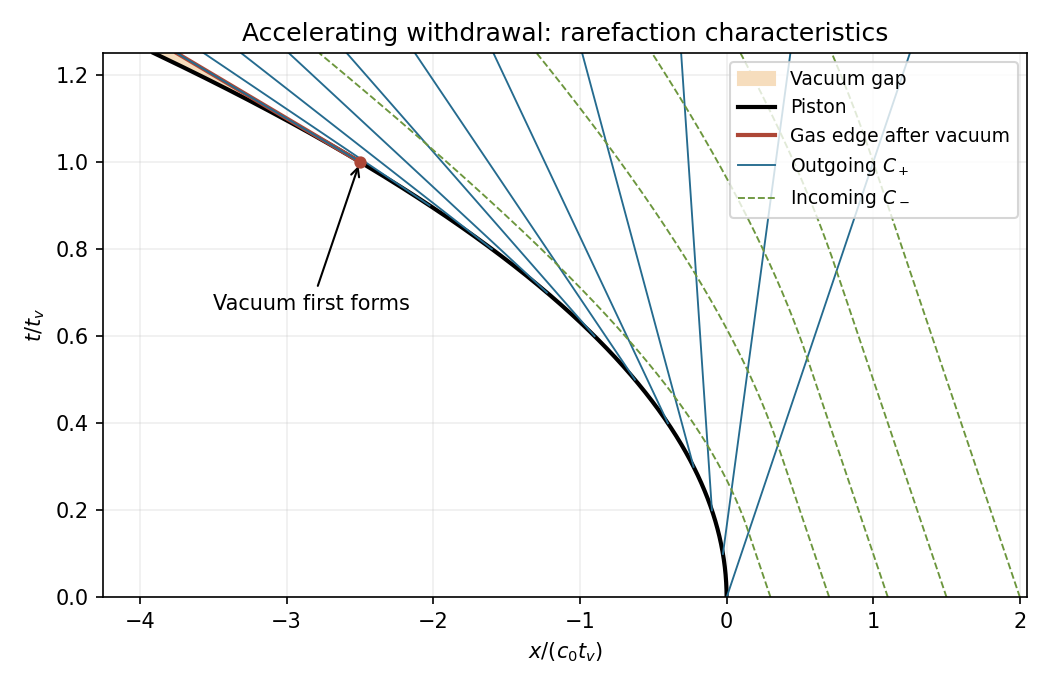

The script that saved this image:
"""Original gas characteristics; Python 3.14, matplotlib 3.10.7, numpy 2.3.5.
Writes basename to caller CWD; preserves MPLCONFIGDIR. Example gamma=1.4.
"""
from pathlib import Path
import matplotlib
matplotlib.use('Agg')
import matplotlib.pyplot as plt
import numpy as np

def minus_speed(t,x):
    if x>=t:return -1.
    disc=max(0.,(1+6*t)**2-14*(t-x))
    tau=((1+6*t)-np.sqrt(disc))/7
    return -1-4*min(1.,max(0.,tau))

fig,ax=plt.subplots(figsize=(7,4.6),facecolor='white')
t=np.linspace(0,1.25,500);piston=-2.5*t*t;edge=np.where(t<=1,piston,-2.5-5*(t-1))
ax.fill_betweenx(t,piston,edge,where=t>=1,color='#f6ddbd',label='Vacuum gap')
ax.plot(piston,t,color='black',lw=2,label='Piston')
ax.plot(edge[t>=1],t[t>=1],color='#ad4737',lw=2,label='Gas edge after vacuum')
for j,tau in enumerate(np.linspace(0,1,11)):
    tt=np.linspace(tau,1.25,160);xx=-2.5*tau*tau+(1-6*tau)*(tt-tau)
    ax.plot(xx,tt,color='#256b8f',lw=.9,label=r'Outgoing $C_+$' if j==0 else None)
for j,x0 in enumerate([.3,.7,1.1,1.5,2.]):
    tt=np.linspace(0,1.25,1400);xs=np.empty_like(tt);xs[0]=x0
    for i in range(len(tt)-1):
        h=tt[i+1]-tt[i];s=tt[i];x=xs[i]
        k1=minus_speed(s,x);k2=minus_speed(s+h/2,x+h*k1/2);k3=minus_speed(s+h/2,x+h*k2/2);k4=minus_speed(s+h,x+h*k3)
        xs[i+1]=x+h*(k1+2*k2+2*k3+k4)/6
    ax.plot(xs,tt,'--',color='#6c963d',lw=.9,label=r'Incoming $C_-$' if j==0 else None)
ax.scatter([-2.5],[1],color='#ad4737',s=24,zorder=5)
ax.annotate('Vacuum first forms',(-2.5,1),xytext=(-3.5,.66),arrowprops={'arrowstyle':'->'},fontsize=10)
ax.set_xlim(-4.25,2.05);ax.set_ylim(0,1.25);ax.set_xlabel(r'$x/(c_0t_v)$');ax.set_ylabel(r'$t/t_v$');ax.set_title('Accelerating withdrawal: rarefaction characteristics')
ax.legend(loc='upper right',fontsize=9);ax.grid(alpha=.2)
fig.tight_layout();fig.savefig(Path('paper-2-piston-characteristics.png'),dpi=150,facecolor='white',transparent=False);plt.close(fig)
